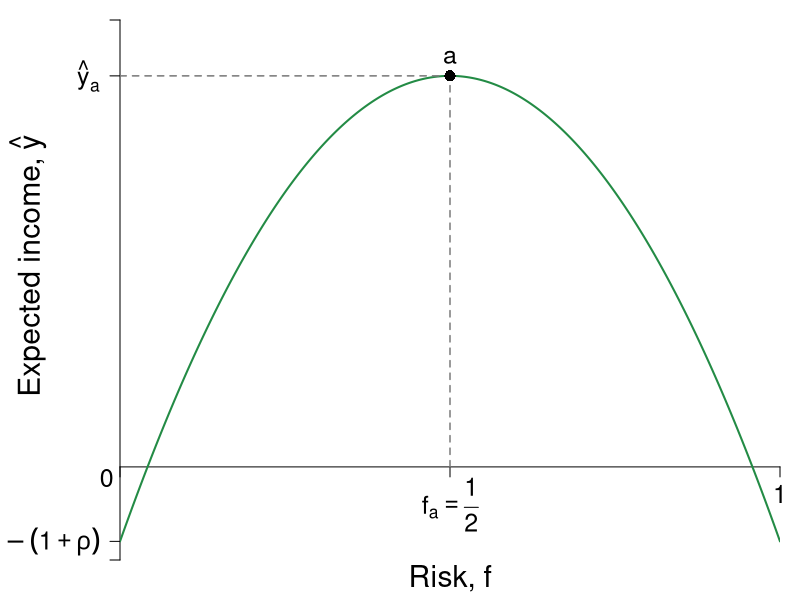

Source code (R):
#Graph Designer: Simon Halliday, Scott Cohn
#Authors: Bowles, Foley and Halliday
#Title: Coordination, Conflict and Competition: A Text in Microeconomics

library(shape)
pdf(file = "credit/return_maximization_oppcost.pdf", width = 8, height = 6)

#Set parameters for graphics
pointsize <- 1.8
axislabelsize <- 1.8
labelsize <- 1.5
namesize <- 1.8
annotatesize <- 1.5
graphlinewidth <- 2
segmentlinewidth <- 1.5

COL <- c("#7fc97f", "#beaed4", "#fdc086", "#ffff99", "#386cb0", "#f0027f", "#bf5b17", "#666666")
COLA <- c("#e0f3db", "#99d8c9","#66c2a4","#41ae76", "#238b45", "#005824")
COLB <- c("#c6dbef", "#4eb3d3", "#2b8cbe", "#0868ac","#084081")
COLC <- c("#fcfbfd", "#efedf5", "#dadaeb", "#bcbddc", "#9e9ac8", "#807dba", "#6a51a3", "#54278f", "#3f007d")
grays <- gray.colors(25, start = 1, end = 0, alpha = 1)

#Edited the margins to cater for the larger LHS labels
par(mar =  c(2, 6, 1, 1))

return <- function(f, mu = 5){
  mu*f*(1 - f) - 0.2
}

indiffA <- function(x, alpha = 0.7, uA = 4) {
  (uA / x^alpha)^(1/(1 - alpha))
}

trsline <- function(x, constant = 10, slope = 4){
  constant - (slope)*x
}

ff <- function(x, c = 12, s = 1/3){
  c - s*x
}

xlims <- c(0, 1)
ylims <- c(-0.25, 1.2)

npts <- 501 
x <- seq(xlims[1], xlims[2], length.out = npts)
y <- seq(ylims[1], ylims[2], length.out = npts) 
a <- c(2, 4, 6)

plot(0, 0, xlim = xlims, ylim = ylims, type = "n",
     xlab = expression(paste("")),
     ylab = expression(paste("")), 
     xaxt = "n", 
     yaxt = "n", 
     cex.lab = axislabelsize, 
     bty = "n", 
     xaxs = "i", 
     yaxs = "i"
)



ticksy <- c(ylims[1], return(f = 0),return(f = 0.5), ylims[2])
#ylabels <- c(NA, expression(paste(hat(y)[a] == 1.25)), NA)
ylabels <- c(NA, expression(paste(-(1 + rho))), expression(paste(hat(y)[a])), NA)
#ylabels <- c(NA, expression(paste(-(1 + rho))), expression(paste(y[a] == frac(q,4))), NA)
ticksx <- c(xlims[1], 0.5, xlims[2])
xlabels <- c(NA, NA, 1)

axis(1, at = ticksx, pos = 0, labels = xlabels, cex.axis = labelsize)
axis(2, at = ticksy, pos = 0, labels = ylabels, las = 1, cex.axis = labelsize)

npts <- 500 
xx1 <- seq(xlims[1], xlims[2], length.out = npts)
xx2 <- seq(0, xlims[2], length.out = npts)
xx3 <- seq(1.5, 2.5, length.out = npts)
xx4 <- seq(3, 5, length.out = npts)
xx5 <- seq(7, 9, length.out = npts)

#Draw the graphs
lines(xx1, return(xx1), col = COLA[5], lwd = graphlinewidth)

#Axis labels
#mtext(expression(paste("Risk, ", f)), side = 1, line = 2.5, cex = axislabelsize)
text(0.5*(xlims[2]), -0.3, expression(paste("Risk, ", f)), xpd = TRUE, cex = axislabelsize) 
text(0.5*(xlims[2]), -0.1, expression(paste(f[a] == frac(1, 2))), xpd = TRUE, cex = labelsize) 

text(-0.14, 0.45*(ylims[2]), expression(paste("Expected income, ", hat(y) )), xpd = TRUE, cex = axislabelsize, srt = 90) 
text(-0.02, -0.03, expression(paste(0)), xpd = TRUE, cex = labelsize) 

segments(0.5, 0, 0.5, return(0.5), lty = 2, col = grays[20] , lwd = segmentlinewidth)
segments(0, return(0.5), 0.5, return(0.5), lty = 2, col = grays[20] , lwd = segmentlinewidth)

#Annotate points (4,4),(2,8),(8,2) on feasibility frontier
text(0.5, return(0.5) + 0.05, expression(paste(a)), cex = labelsize)
points(0.5, return(0.5), pch = 16, col = "black", cex = 1.5)

dev.off()
